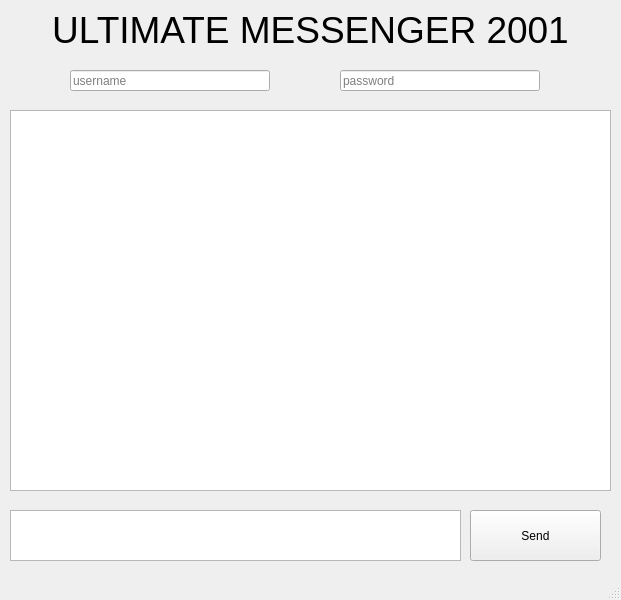
<?xml version="1.0" encoding="UTF-8"?>
<ui version="4.0">
 <class>MainWindow</class>
 <widget class="QMainWindow" name="MainWindow">
  <property name="geometry">
   <rect>
    <x>0</x>
    <y>0</y>
    <width>621</width>
    <height>600</height>
   </rect>
  </property>
  <property name="windowTitle">
   <string>ULTIMATE MESSENGER 2001</string>
  </property>
  <widget class="QWidget" name="centralwidget">
   <widget class="QLabel" name="label_title">
    <property name="geometry">
     <rect>
      <x>0</x>
      <y>10</y>
      <width>621</width>
      <height>40</height>
     </rect>
    </property>
    <property name="font">
     <font>
      <pointsize>28</pointsize>
     </font>
    </property>
    <property name="text">
     <string>ULTIMATE MESSENGER 2001</string>
    </property>
    <property name="alignment">
     <set>Qt::AlignCenter</set>
    </property>
   </widget>
   <widget class="QLineEdit" name="lineEdit_username">
    <property name="geometry">
     <rect>
      <x>70</x>
      <y>70</y>
      <width>200</width>
      <height>21</height>
     </rect>
    </property>
    <property name="inputMask">
     <string/>
    </property>
    <property name="text">
     <string/>
    </property>
    <property name="maxLength">
     <number>32767</number>
    </property>
    <property name="placeholderText">
     <string>username</string>
    </property>
   </widget>
   <widget class="QLineEdit" name="lineEdit_password">
    <property name="geometry">
     <rect>
      <x>340</x>
      <y>70</y>
      <width>200</width>
      <height>21</height>
     </rect>
    </property>
    <property name="text">
     <string/>
    </property>
    <property name="maxLength">
     <number>16</number>
    </property>
    <property name="placeholderText">
     <string>password</string>
    </property>
   </widget>
   <widget class="QTextBrowser" name="textBrowser">
    <property name="geometry">
     <rect>
      <x>10</x>
      <y>110</y>
      <width>601</width>
      <height>381</height>
     </rect>
    </property>
   </widget>
   <widget class="QTextEdit" name="textEdit">
    <property name="geometry">
     <rect>
      <x>10</x>
      <y>510</y>
      <width>451</width>
      <height>51</height>
     </rect>
    </property>
   </widget>
   <widget class="QPushButton" name="pushButton">
    <property name="geometry">
     <rect>
      <x>470</x>
      <y>510</y>
      <width>131</width>
      <height>51</height>
     </rect>
    </property>
    <property name="text">
     <string>Send</string>
    </property>
   </widget>
  </widget>
  <widget class="QStatusBar" name="statusbar"/>
 </widget>
 <resources/>
 <connections/>
</ui>
